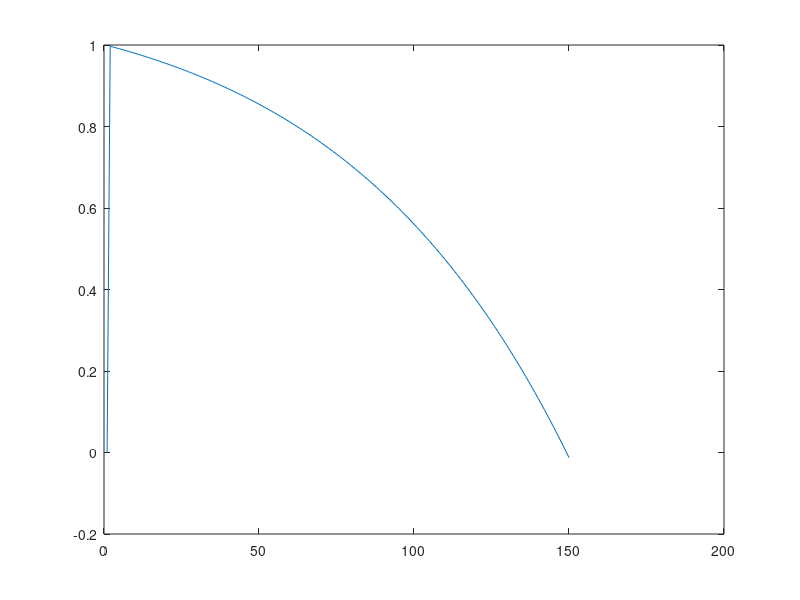
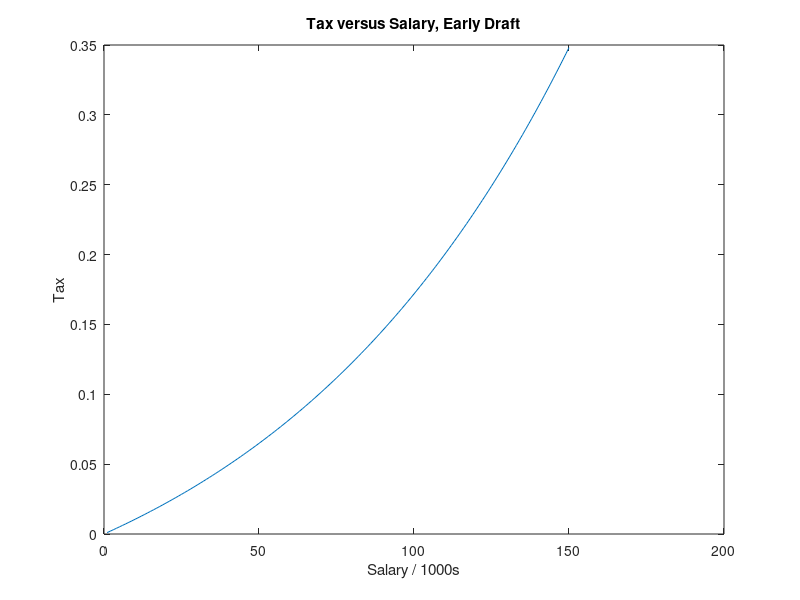

These figures' MATLAB source, in order:
clf
clear all
close all

A = 0.015;     %%increase to tax all
B = 0.0000;    %%increase to tax poor

A = 0.1;     %%increase to tax all
B = 0.01;    %%increase to tax poor



x = 1:150
for x = 1:150
    salary(x) = x
    ttax(x) = A * (exp( B * salary(x)) - 1);
    wage(x) = salary(x) * (1-ttax(x));
    
    income(x) = salary(x) - wage(x);
    if x == 1
        welness (1) = 0
    else
        
    wellness(x) = wage(x) - wage(x-1);
    end
    
    
    
end

figure(1)
 plot(wellness)
 figure(2)
plot(ttax)
xlabel('Salary / 1000s')
   ylabel('Tax')
   title('Tax versus Salary, Early Draft')
   
   
   
%  figure(3)
%  xlabel('Salary / 1000s')
%  ylabel('Tax')
%  hold on
%   xlabel('Salary / 1000s')
%   ylabel('Wages')
%  plot(wage)
%  plot(salary)
% hold off



